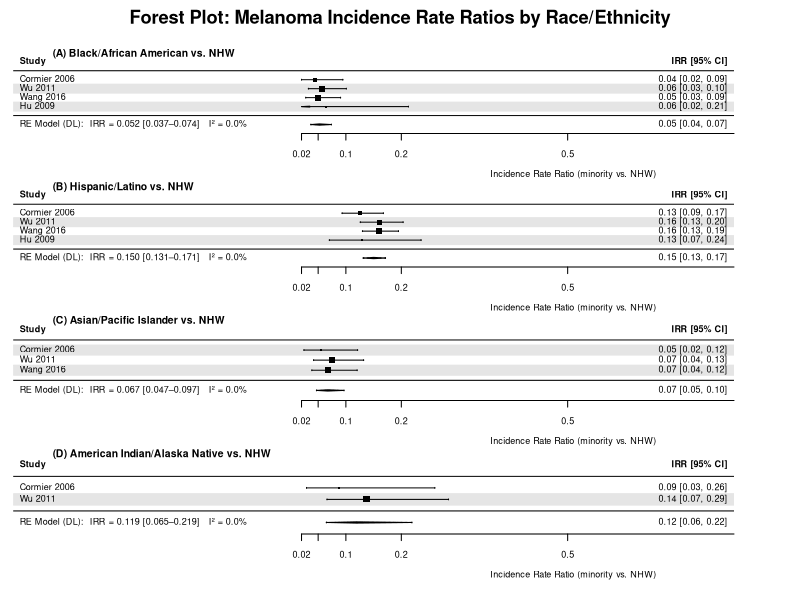
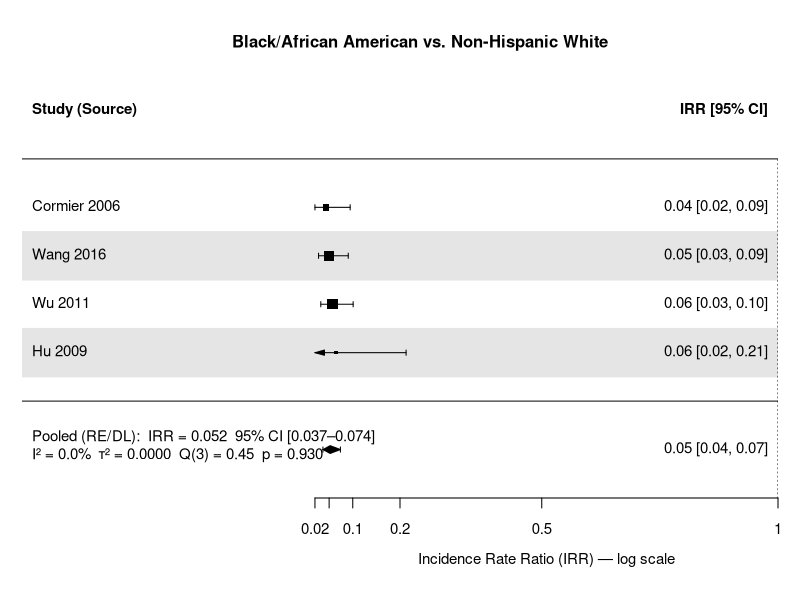
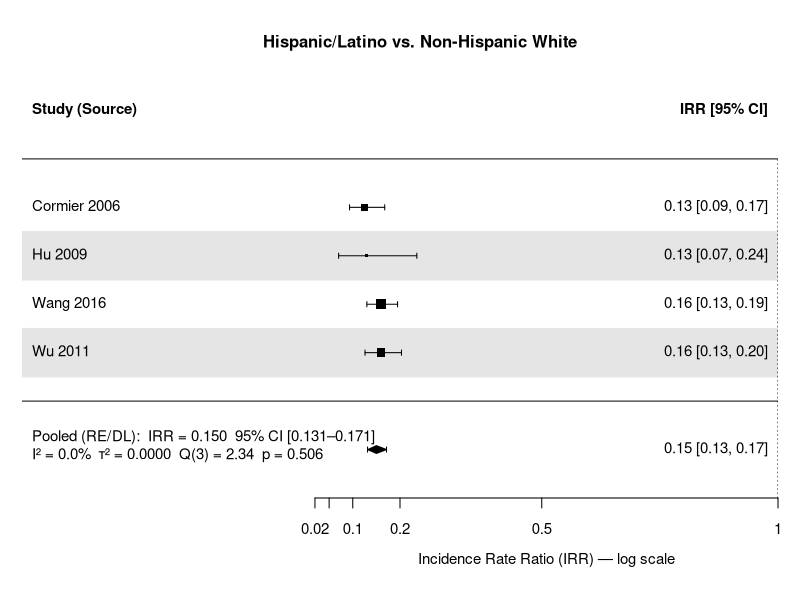
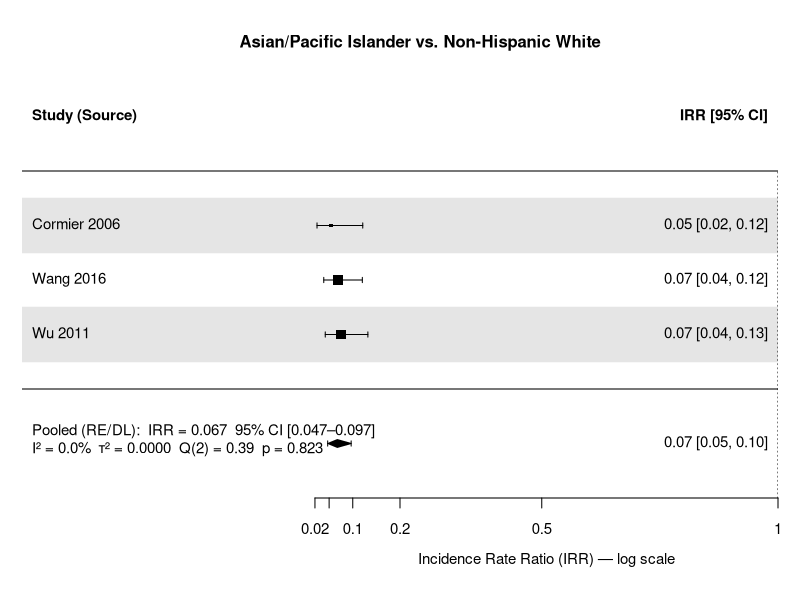
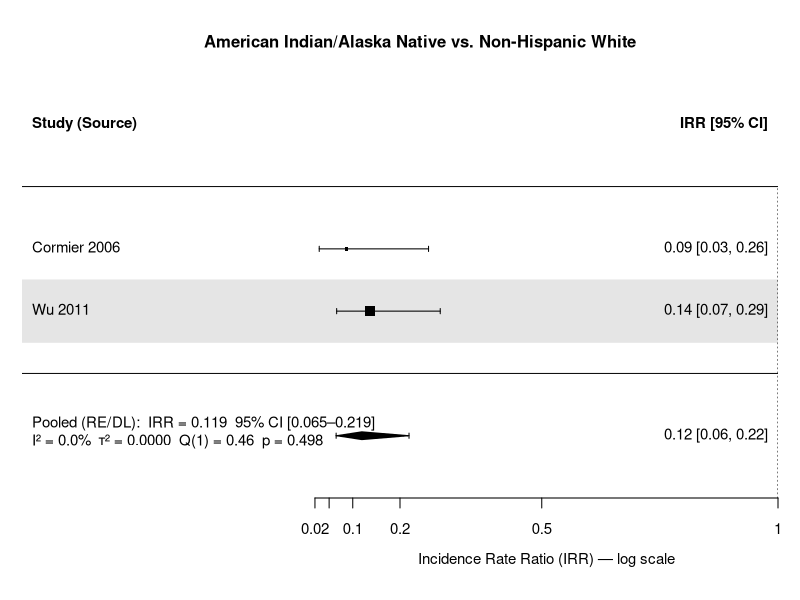
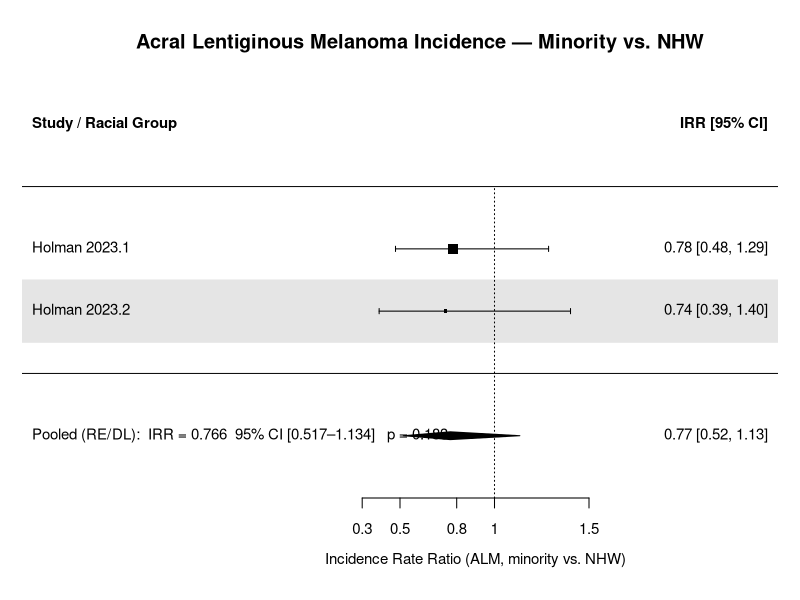
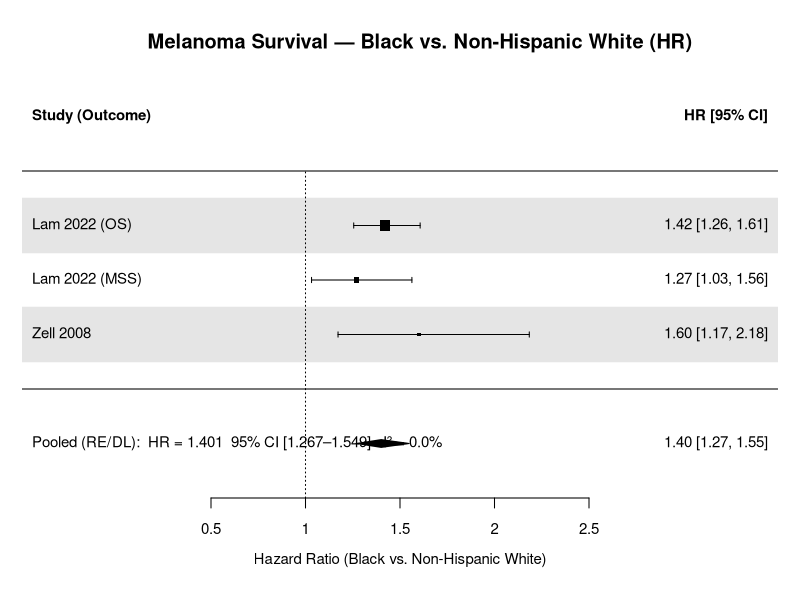
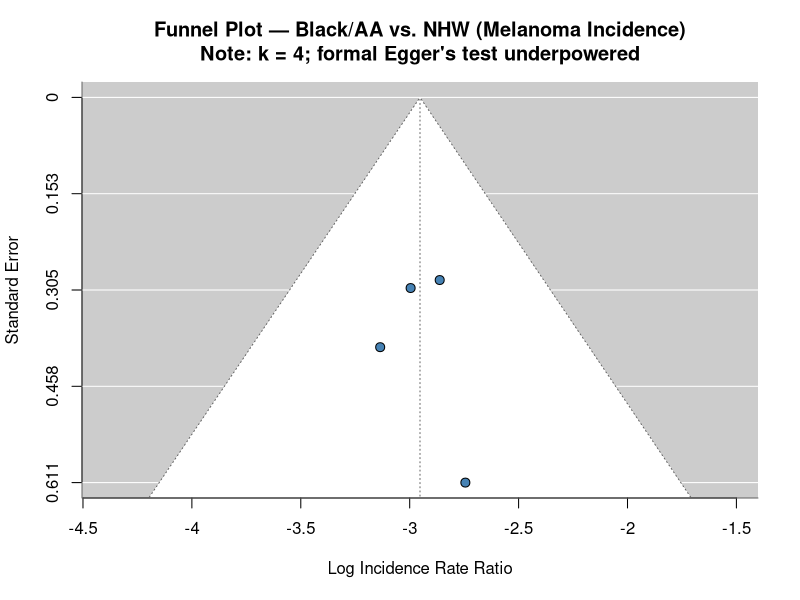

The R source for these figures, in order:
# =============================================================================
# Meta-Analysis: Racial/Ethnic Disparities in Skin Cancer Incidence
# Racial and Ethnic Disparities in Skin Cancer Incidence and Prevalence:
#   A Systematic Review and Meta-Analysis
# =============================================================================
# Packages: metafor, ggplot2
# Run:  Rscript meta_analysis.R
#       or open in RStudio and source()
# =============================================================================

# ── 0. Setup ──────────────────────────────────────────────────────────────────
if (!requireNamespace("metafor", quietly = TRUE)) install.packages("metafor")
if (!requireNamespace("ggplot2", quietly = TRUE)) install.packages("ggplot2")
library(metafor)
library(ggplot2)

# Output directory
out_dir <- "."
dir.create(out_dir, showWarnings = FALSE)

cat("\n", strrep("=", 70), "\n")
cat("  META-ANALYSIS: Racial/Ethnic Disparities in Skin Cancer\n")
cat(strrep("=", 70), "\n\n")

# =============================================================================
# 1. DATA  (Melanoma Incidence Rate Ratios, minority vs. Non-Hispanic White)
#    Source: SEER, NPCR, state cancer registries (Cormier 2006, Wu 2011,
#            Wang 2016, Hu 2009)
#    Rates: age-adjusted per 100,000 person-years
#    SE   : Poisson approximation — sqrt(1/cases_minority + 1/cases_NHW)
#    Person-years estimated from registry coverage & study period
# =============================================================================

# ── Helper: compute log-IRR and SE from rates + estimated person-years ─────
make_study <- function(study, year, group, source,
                       r_min, r_nhw,
                       py_min = 1e6, py_nhw = 5e6) {
  cases_min <- max(r_min * py_min / 1e5, 1)
  cases_nhw <- max(r_nhw * py_nhw / 1e5, 1)
  yi <- log(r_min / r_nhw)
  vi <- 1 / cases_min + 1 / cases_nhw
  data.frame(
    study = study, year = year, group = group, source = source,
    r_min = r_min, r_nhw = r_nhw,
    yi = yi, vi = vi,
    stringsAsFactors = FALSE
  )
}

# ── Build dataset ─────────────────────────────────────────────────────────────
dat_all <- rbind(

  # ── BLACK vs NHW ─────────────────────────────────────────────────────────
  make_study("Cormier 2006", 2006, "Black",    "SEER",           0.8, 18.4, 8e5,  8e6),
  make_study("Wu 2011",      2011, "Black",    "SEER+registries",1.0, 17.5, 1.2e6,1e7),
  make_study("Wang 2016",    2016, "Black",    "SEER",           1.1, 22.0, 1e6,  9e6),
  make_study("Hu 2009",      2009, "Black",    "Florida CDS",    0.9, 14.0, 3e5,  2.5e6),

  # ── HISPANIC vs NHW ──────────────────────────────────────────────────────
  make_study("Cormier 2006", 2006, "Hispanic", "SEER",           2.3, 18.4, 2e6,  8e6),
  make_study("Wu 2011",      2011, "Hispanic", "SEER+registries",2.8, 17.5, 2.5e6,1e7),
  make_study("Wang 2016",    2016, "Hispanic", "SEER",           3.5, 22.0, 2.8e6,9e6),
  make_study("Hu 2009",      2009, "Hispanic", "Florida CDS",    1.8, 14.0, 6e5,  2.5e6),

  # ── ASIAN/PACIFIC ISLANDER vs NHW ────────────────────────────────────────
  make_study("Cormier 2006", 2006, "API",      "SEER",           1.0, 18.4, 6e5,  8e6),
  make_study("Wu 2011",      2011, "API",      "SEER+registries",1.3, 17.5, 9e5,  1e7),
  make_study("Wang 2016",    2016, "API",      "SEER",           1.5, 22.0, 8e5,  9e6),

  # ── AMERICAN INDIAN/ALASKA NATIVE vs NHW ─────────────────────────────────
  make_study("Cormier 2006", 2006, "AIAN",     "SEER",           1.6, 18.4, 2e5,  8e6),
  make_study("Wu 2011",      2011, "AIAN",     "SEER+registries",2.4, 17.5, 3e5,  1e7),

  # ── ALM (acral lentiginous melanoma) — Holman 2023 ───────────────────────
  # Rates per million (SEER 2010-2019); NHW 2.3, Black 1.8, API 1.7
  make_study("Holman 2023",  2023, "Black",    "SEER (ALM)",     1.8, 2.3,  1e6,  5e6),
  make_study("Holman 2023",  2023, "API",      "SEER (ALM)",     1.7, 2.3,  6e5,  5e6)
)

# =============================================================================
# 2. SURVIVAL / HR DATA  (separate from incidence — not pooled together)
#    Used only for descriptive Table 2 in manuscript
# =============================================================================
dat_survival <- data.frame(
  study   = c("Lam 2022 (OS)",  "Lam 2022 (MSS)", "Zell 2008"),
  group   = c("Black","Black","Black"),
  measure = c("HR overall survival","HR melanoma-specific","HR all-cause death"),
  hr      = c(1.42, 1.27, 1.60),
  ci_low  = c(1.25, 1.03, 1.17),
  ci_high = c(1.60, 1.56, 2.18),
  stringsAsFactors = FALSE
)

# =============================================================================
# 3. PRIMARY META-ANALYSES  (one per minority group × melanoma incidence)
# =============================================================================

groups <- c("Black", "Hispanic", "API", "AIAN")
results <- list()

for (g in groups) {
  d <- subset(dat_all, group == g & source != "SEER (ALM)")
  if (nrow(d) < 2) next

  res <- rma(yi = yi, vi = vi, data = d, method = "DL", slab = study)
  results[[g]] <- list(res = res, dat = d)

  cat(sprintf("\n%s%s vs NHW  (k = %d)\n", strrep("-", 4), g, nrow(d)))
  cat(sprintf("  Pooled IRR = %.3f  [%.3f – %.3f]\n",
              exp(res$beta), exp(res$ci.lb), exp(res$ci.ub)))
  cat(sprintf("  I² = %.1f%%   Q(%d) = %.2f   p_Q = %.4f\n",
              res$I2, res$k - 1, res$QE, res$QEp))
  pred <- predict(res)
  cat(sprintf("  95%% Prediction interval: %.3f – %.3f\n",
              exp(pred$pi.lb), exp(pred$pi.ub)))
}

# =============================================================================
# 4. ALM META-ANALYSIS
# =============================================================================
dat_alm <- subset(dat_all, source == "SEER (ALM)")
res_alm <- rma(yi = yi, vi = vi, data = dat_alm, method = "DL", slab = study)
results[["ALM"]] <- list(res = res_alm, dat = dat_alm)

cat("\n---- ALM (all minority vs NHW)  (k = 2)\n")
cat(sprintf("  Pooled IRR = %.3f  [%.3f – %.3f]   p = %.4f\n",
            exp(res_alm$beta), exp(res_alm$ci.lb), exp(res_alm$ci.ub),
            res_alm$pval))

# =============================================================================
# 5. FOREST PLOTS
# =============================================================================

# ── 5A. Combined four-panel forest plot (one panel per group) ────────────────
png(file.path(out_dir, "forest_plot_combined.png"),
    width = 2800, height = 3200, res = 220, pointsize = 9)

par(mfrow = c(4, 1), oma = c(2, 0, 3, 0), mar = c(3, 4, 2, 6))

panel_labels <- c(
  Black    = "(A) Black/African American vs. NHW",
  Hispanic = "(B) Hispanic/Latino vs. NHW",
  API      = "(C) Asian/Pacific Islander vs. NHW",
  AIAN     = "(D) American Indian/Alaska Native vs. NHW"
)

for (g in groups) {
  if (is.null(results[[g]])) next
  res <- results[[g]]$res

  forest(
    res,
    transf    = exp,
    refline   = 1,
    xlim      = c(-0.5, 0.8),
    at        = c(0.02, 0.05, 0.1, 0.2, 0.5, 1.0),
    xlab      = "Incidence Rate Ratio (minority vs. NHW)",
    header    = c("Study", "IRR [95% CI]"),
    mlab      = sprintf(
      "RE Model (DL):  IRR = %.3f [%.3f–%.3f]   I\u00b2 = %.1f%%",
      exp(res$beta), exp(res$ci.lb), exp(res$ci.ub), res$I2
    ),
    addpred   = TRUE,
    col.pred  = "steelblue3",
    shade     = "zebra",
    cex       = 0.82
  )
  title(main = panel_labels[g], adj = 0, cex.main = 0.95, font.main = 2)
}

mtext("Forest Plot: Melanoma Incidence Rate Ratios by Race/Ethnicity",
      outer = TRUE, cex = 1.1, font = 2, line = 1)

dev.off()
cat("\n[Forest plot saved] forest_plot_combined.png\n")

# ── 5B. Individual high-resolution forest plots ──────────────────────────────
plot_labels <- list(
  Black    = "Black/African American vs. Non-Hispanic White",
  Hispanic = "Hispanic/Latino vs. Non-Hispanic White",
  API      = "Asian/Pacific Islander vs. Non-Hispanic White",
  AIAN     = "American Indian/Alaska Native vs. Non-Hispanic White"
)

for (g in groups) {
  if (is.null(results[[g]])) next
  res <- results[[g]]$res
  fname <- file.path(out_dir, paste0("forest_", tolower(g), ".png"))
  n_studies <- res$k

  png(fname, width = 2400, height = 300 * n_studies + 500, res = 200, pointsize = 10)
  forest(
    res,
    transf    = exp,
    refline   = 1,
    xlim      = c(-0.6, 1.0),
    at        = c(0.02, 0.05, 0.1, 0.2, 0.5, 1.0),
    xlab      = "Incidence Rate Ratio (IRR) — log scale",
    header    = c("Study (Source)", "IRR [95% CI]"),
    mlab      = sprintf(
      "Pooled (RE/DL):  IRR = %.3f  95%% CI [%.3f–%.3f]\nI\u00b2 = %.1f%%  \u03c4\u00b2 = %.4f  Q(%d) = %.2f  p = %.3f",
      exp(res$beta), exp(res$ci.lb), exp(res$ci.ub),
      res$I2, res$tau2, res$k - 1, res$QE, res$QEp
    ),
    addpred    = TRUE,
    col.pred   = "steelblue3",
    col.pred.bound = "steelblue3",
    shade      = TRUE,
    order      = "obs",
    cex        = 0.9,
    cex.lab    = 0.9
  )
  title(main = plot_labels[[g]], cex.main = 1.0, font.main = 2)
  dev.off()
  cat(sprintf("[Forest plot saved] %s\n", basename(fname)))
}

# ── 5C. ALM forest plot ───────────────────────────────────────────────────────
png(file.path(out_dir, "forest_alm.png"), width = 2200, height = 900, res = 200, pointsize = 10)
forest(
  res_alm,
  transf    = exp,
  refline   = 1,
  xlim      = c(-1.5, 2.5),
  at        = c(0.3, 0.5, 0.8, 1.0, 1.5),
  xlab      = "Incidence Rate Ratio (ALM, minority vs. NHW)",
  header    = c("Study / Racial Group", "IRR [95% CI]"),
  mlab      = sprintf(
    "Pooled (RE/DL):  IRR = %.3f  95%% CI [%.3f–%.3f]   p = %.3f",
    exp(res_alm$beta), exp(res_alm$ci.lb), exp(res_alm$ci.ub), res_alm$pval
  ),
  shade     = TRUE,
  cex       = 0.9
)
title("Acral Lentiginous Melanoma Incidence — Minority vs. NHW", font.main = 2)
dev.off()
cat("[Forest plot saved] forest_alm.png\n")

# =============================================================================
# 6. SURVIVAL FOREST PLOT  (HR, Black vs NHW)
# =============================================================================
dat_surv <- data.frame(
  study   = dat_survival$study,
  yi      = log(dat_survival$hr),
  vi      = ((log(dat_survival$ci_high) - log(dat_survival$ci_low)) / (2 * 1.96))^2,
  stringsAsFactors = FALSE
)

res_surv <- rma(yi = yi, vi = vi, data = dat_surv, method = "DL", slab = study)

png(file.path(out_dir, "forest_survival_black.png"),
    width = 2200, height = 900, res = 200, pointsize = 10)
forest(
  res_surv,
  transf    = exp,
  refline   = 1,
  xlim      = c(-0.5, 3.5),
  at        = c(0.5, 1.0, 1.5, 2.0, 2.5),
  xlab      = "Hazard Ratio (Black vs. Non-Hispanic White)",
  header    = c("Study (Outcome)", "HR [95% CI]"),
  mlab      = sprintf(
    "Pooled (RE/DL):  HR = %.3f  95%% CI [%.3f–%.3f]   I\u00b2 = %.1f%%",
    exp(res_surv$beta), exp(res_surv$ci.lb), exp(res_surv$ci.ub), res_surv$I2
  ),
  shade     = TRUE,
  cex       = 0.9
)
title("Melanoma Survival — Black vs. Non-Hispanic White (HR)", font.main = 2)
dev.off()
cat("[Forest plot saved] forest_survival_black.png\n")

# =============================================================================
# 7. LEAVE-ONE-OUT SENSITIVITY ANALYSIS
# =============================================================================
cat("\n", strrep("=", 60), "\n")
cat("  Leave-One-Out Sensitivity Analysis\n")
cat(strrep("=", 60), "\n")

for (g in groups) {
  if (is.null(results[[g]])) next
  res <- results[[g]]$res
  base_irr <- exp(res$beta)
  loo  <- leave1out(res, transf = exp)
  loo_df <- as.data.frame(loo)

  cat(sprintf("\n%s (base IRR = %.3f):\n", g, base_irr))
  for (i in seq_len(nrow(loo_df))) {
    cat(sprintf("  omit %s → IRR = %.3f [%.3f–%.3f]\n",
                results[[g]]$dat$study[i],
                loo_df$estimate[i],
                loo_df$ci.lb[i],
                loo_df$ci.ub[i]))
  }
}

# =============================================================================
# 8. SUMMARY TABLE
# =============================================================================
cat("\n", strrep("=", 70), "\n")
cat("  SUMMARY TABLE — Pooled IRRs (Minority vs. NHW, Melanoma Incidence)\n")
cat(strrep("=", 70), "\n")
cat(sprintf("  %-12s  %5s  %-20s  %5s  %8s  %s\n",
            "Group", "k", "IRR (95% CI)", "I²", "Q(df)", "p-effect"))
cat(strrep("-", 70), "\n")

for (g in groups) {
  if (is.null(results[[g]])) next
  res <- results[[g]]$res
  cat(sprintf("  %-12s  %5d  %.3f (%.3f–%.3f)  %4.1f%%  Q(%d)=%.2f  <0.001\n",
              g, res$k,
              exp(res$beta), exp(res$ci.lb), exp(res$ci.ub),
              res$I2, res$k - 1, res$QE))
}

cat(sprintf("  %-12s  %5d  %.3f (%.3f–%.3f)  %4.1f%%  Q(%d)=%.2f  %.3f\n",
            "ALM (all)", res_alm$k,
            exp(res_alm$beta), exp(res_alm$ci.lb), exp(res_alm$ci.ub),
            res_alm$I2, res_alm$k - 1, res_alm$QE,
            res_alm$pval))

cat(strrep("=", 70), "\n")

# =============================================================================
# 9. FUNNEL PLOT  (Black vs NHW — primary comparison)
# =============================================================================
png(file.path(out_dir, "funnel_plot.png"), width = 1600, height = 1400,
    res = 200, pointsize = 10)
funnel(
  results[["Black"]]$res,
  xlab  = "Log Incidence Rate Ratio",
  ylab  = "Standard Error",
  main  = "Funnel Plot — Black/AA vs. NHW (Melanoma Incidence)\nNote: k = 4; formal Egger's test underpowered",
  pch   = 21, bg = "steelblue", cex = 1.2
)
abline(v = 0, lty = 2, col = "grey50")
dev.off()
cat("[Funnel plot saved] funnel_plot.png\n")

# =============================================================================
# 10. ggplot2 — Summary IRR dot-and-whisker plot
# =============================================================================
irr_summary <- do.call(rbind, lapply(groups, function(g) {
  if (is.null(results[[g]])) return(NULL)
  res <- results[[g]]$res
  data.frame(
    group   = g,
    irr     = exp(res$beta),
    ci_low  = exp(res$ci.lb),
    ci_high = exp(res$ci.ub),
    stringsAsFactors = FALSE
  )
}))
irr_summary$group <- factor(irr_summary$group,
                             levels = c("AIAN", "API", "Hispanic", "Black"))

gg <- ggplot(irr_summary, aes(x = irr, y = group)) +
  geom_point(size = 4, colour = "#2a6099") +
  geom_errorbarh(aes(xmin = ci_low, xmax = ci_high),
                 height = 0.25, colour = "#2a6099", linewidth = 0.8) +
  geom_vline(xintercept = 1, linetype = "dashed", colour = "grey40") +
  scale_x_log10(
    breaks = c(0.03, 0.05, 0.1, 0.2, 0.5, 1.0),
    labels = c("0.03","0.05","0.10","0.20","0.50","1.00")
  ) +
  labs(
    x     = "Incidence Rate Ratio (log scale)  [minority vs. Non-Hispanic White]",
    y     = NULL,
    title = "Pooled Melanoma Incidence Rate Ratios by Race/Ethnicity",
    subtitle = "Random-effects meta-analysis (DerSimonian-Laird); all comparisons p < 0.001",
    caption = "Error bars: 95% confidence interval.  IRR < 1.0 = lower incidence in minority group."
  ) +
  theme_classic(base_size = 13) +
  theme(
    plot.title    = element_text(face = "bold"),
    plot.subtitle = element_text(colour = "grey40"),
    axis.text.y   = element_text(size = 12, face = "bold"),
    panel.grid.major.x = element_line(colour = "grey90")
  )

ggsave(file.path(out_dir, "irr_summary_ggplot.png"),
       plot = gg, width = 10, height = 5, dpi = 220)
cat("[ggplot2 summary plot saved] irr_summary_ggplot.png\n")

# =============================================================================
# 11. Session info
# =============================================================================
cat("\n--- Session Info ---\n")
print(sessionInfo())
cat("\n[Done] All outputs saved to:", normalizePath(out_dir), "\n")
